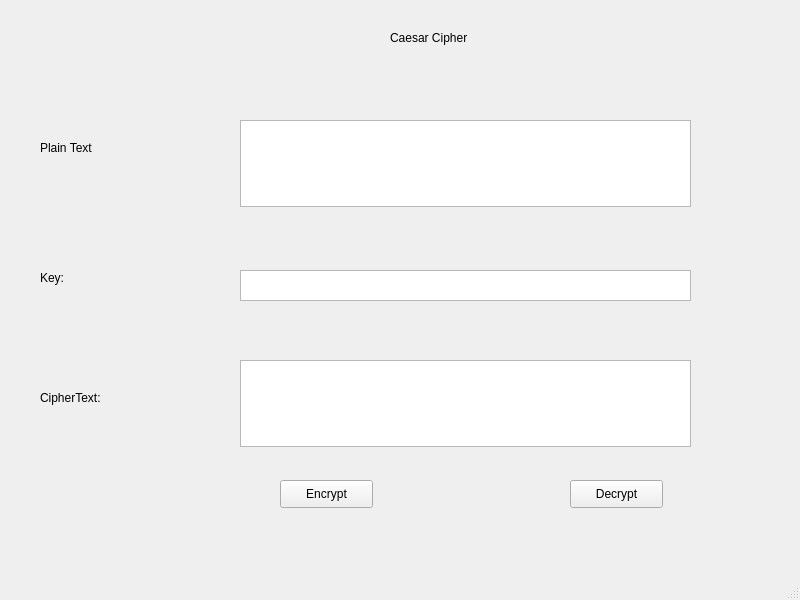
<?xml version="1.0" encoding="UTF-8"?>
<ui version="4.0">
 <class>MainWindow</class>
 <widget class="QMainWindow" name="MainWindow">
  <property name="geometry">
   <rect>
    <x>0</x>
    <y>0</y>
    <width>800</width>
    <height>600</height>
   </rect>
  </property>
  <property name="windowTitle">
   <string>MainWindow</string>
  </property>
  <widget class="QWidget" name="centralwidget">
   <widget class="QLabel" name="label">
    <property name="geometry">
     <rect>
      <x>40</x>
      <y>140</y>
      <width>81</width>
      <height>16</height>
     </rect>
    </property>
    <property name="text">
     <string>Plain Text</string>
    </property>
   </widget>
   <widget class="QLabel" name="label_2">
    <property name="geometry">
     <rect>
      <x>40</x>
      <y>270</y>
      <width>55</width>
      <height>16</height>
     </rect>
    </property>
    <property name="text">
     <string>Key: </string>
    </property>
   </widget>
   <widget class="QLabel" name="label_3">
    <property name="geometry">
     <rect>
      <x>390</x>
      <y>30</y>
      <width>151</width>
      <height>16</height>
     </rect>
    </property>
    <property name="text">
     <string>Caesar Cipher</string>
    </property>
   </widget>
   <widget class="QLabel" name="label_4">
    <property name="geometry">
     <rect>
      <x>40</x>
      <y>390</y>
      <width>81</width>
      <height>16</height>
     </rect>
    </property>
    <property name="text">
     <string>CipherText: </string>
    </property>
   </widget>
   <widget class="QTextEdit" name="textEdit">
    <property name="geometry">
     <rect>
      <x>240</x>
      <y>120</y>
      <width>451</width>
      <height>87</height>
     </rect>
    </property>
   </widget>
   <widget class="QTextEdit" name="textEdit_2">
    <property name="geometry">
     <rect>
      <x>240</x>
      <y>270</y>
      <width>451</width>
      <height>31</height>
     </rect>
    </property>
   </widget>
   <widget class="QTextEdit" name="textEdit_3">
    <property name="geometry">
     <rect>
      <x>240</x>
      <y>360</y>
      <width>451</width>
      <height>87</height>
     </rect>
    </property>
   </widget>
   <widget class="QPushButton" name="pushButton">
    <property name="geometry">
     <rect>
      <x>280</x>
      <y>480</y>
      <width>93</width>
      <height>28</height>
     </rect>
    </property>
    <property name="text">
     <string>Encrypt</string>
    </property>
   </widget>
   <widget class="QPushButton" name="pushButton_2">
    <property name="geometry">
     <rect>
      <x>570</x>
      <y>480</y>
      <width>93</width>
      <height>28</height>
     </rect>
    </property>
    <property name="text">
     <string>Decrypt</string>
    </property>
   </widget>
  </widget>
  <widget class="QMenuBar" name="menubar">
   <property name="geometry">
    <rect>
     <x>0</x>
     <y>0</y>
     <width>800</width>
     <height>26</height>
    </rect>
   </property>
  </widget>
  <widget class="QStatusBar" name="statusbar"/>
 </widget>
 <resources/>
 <connections/>
</ui>
